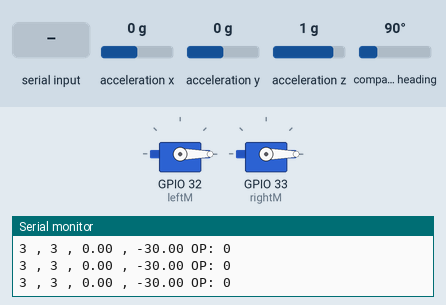
Recording of a sketch running on a simulated ESP32. Shown: 2 × servo, the last lines printed to the serial monitor. Inputs (shaded band) come from the test bench; at power-on: acceleration x 0 g, acceleration y 0 g, acceleration z 1 g, compass heading 90°.

Above: at 1.2 s.
1.3 s: "1" received over the second serial link
At 7.1 s:
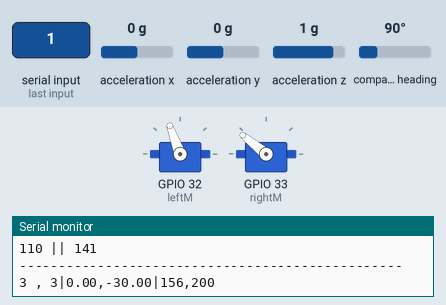
Timing chart, 0 to 8.6 s (numbered marks = the images above; inputs shaded):
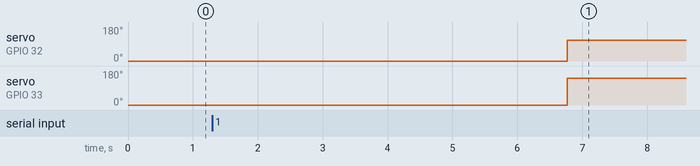

Measured:
- after the input at 1.3 s, servo on GPIO 32 (leftM): 0° → 110° after 5.5 s; servo on GPIO 33 (rightM): 0° → 141° after 5.5 s

The sketch:

BLDC_Test.ino
```cpp
#include <Wire.h>
#include <Adafruit_Sensor.h>
#include <Adafruit_BNO055.h>
#include <utility/imumaths.h>
#include <math.h>
#include <ESP32Servo.h>

#define arming 35
#define leftM 32
#define rightM 33
#define BNO055_SAMPLERATE_DELAY_MS (100)
#define RXD2 16       //RX2 - Radio
#define TXD2 17       //TX2 - Radio
#define HC12 Serial2  //Hardware serial 2 on the ESP32 - Radio


Adafruit_BNO055 myIMU = Adafruit_BNO055();
Servo leftMotor;
Servo rightMotor;
int leftSpeed,rightSpeed,rSpeedMap,lSpeedMap,opMode=0, armSpeed, startup = 0;
double heading,relBearing,bearing = -30;
String message;
String command;

uint8_t sys, gyro, accel, mg=0;


void setup() {

  leftMotor.attach(leftM,1000,2000);
  rightMotor.attach(rightM,1000,2000);
  leftMotor.setPeriodHertz(50);      // Standard 50hz servo
  rightMotor.setPeriodHertz(50);      // Standard 50hz servo

  Serial.begin(115200);
  HC12.begin(115200, SERIAL_8N1, RXD2, TXD2);       //UART2 - Radio @115200 BAUD
  myIMU.begin();
  myIMU.setExtCrystalUse(true);


}
void loop() {

  switch(opMode){
    case 0:
    {
      imu::Vector<3> mag =myIMU.getVector(Adafruit_BNO055::VECTOR_MAGNETOMETER);
      heading = calcHeading(mag.x(),mag.y());
      myIMU.getCalibration(&sys, &gyro, &accel, &mg);

      armSpeed = 0;
      leftMotor.write(armSpeed);
      rightMotor.write(armSpeed);


      armSpeed = 50;
      leftMotor.write(armSpeed);
      rightMotor.write(armSpeed);


      armSpeed = 0;
      leftMotor.write(armSpeed);
      rightMotor.write(armSpeed);

      message = (String)sys + " , " + (String)mg + " , " + (String)heading + " , " + (String)bearing + " OP: " + opMode + "\r\n";
      sendMessage(message);
      getCommand();

      delay(250);


    }
    break;

    case 1:
    {
      imu::Vector<3> mag =myIMU.getVector(Adafruit_BNO055::VECTOR_MAGNETOMETER);

      myIMU.getCalibration(&sys, &gyro, &accel, &mg);

      heading = calcHeading(mag.x(),mag.y());
      relBearing = bearing - heading;
      leftSpeed = calcLeftMotor(relBearing);
      rightSpeed = calcRightMotor(relBearing);

      Serial.print("Bearing: "); Serial.println(bearing);
      Serial.print("Heading: "); Serial.println(heading);
      Serial.print("Relative Bearing: "); Serial.println(relBearing);
      Serial.print("Left Motor Speed: "); Serial.print(leftSpeed); Serial.print(" || Right Motor Speed: "); Serial.println(rightSpeed);
      Serial.println("-------------------------------------------------");
      rSpeedMap = map(rightSpeed, 0, 255, 0, 180);
      lSpeedMap = map(leftSpeed, 0, 255, 0, 180);

      if(startup == 0){
        for(double start = millis(); millis() - start < 5000;){
          leftMotor.write(0);
          rightMotor.write(0);
        }
        startup = 1;
      }


      leftMotor.write(lSpeedMap);
      rightMotor.write(rSpeedMap);

      Serial.print(lSpeedMap);Serial.print(" || "); Serial.println(rSpeedMap);
      Serial.println("-------------------------------------------------");

      message = (String)sys + " , " + (String)mg + "|" + (String)heading + "," + (String)bearing + "|" + leftSpeed + "," + rightSpeed +"\r\n";
      sendMessage(message);
      delay(250);
      getCommand();
    }
    break;
  }


}
void getCommand(){

  while(HC12.available()>0){
    int incoming = HC12.read();
    if (isDigit(incoming)){
      command += (char)incoming;
    }
  }
  Serial.println(command);


  if(command == "1"){
    opMode = 1;
  }
  if(command == "0"){
    opMode = 0;
  }

  command = "";
}


void sendMessage(String message){
  HC12.print(message);
  Serial.print(message);
}

int calcLeftMotor(double relBearing){
  if(relBearing > 0){
    return 200;
  }
  if (relBearing<= -138){
    return 0;
  }
  else{
    return 1.452 * relBearing + 200;
  }
}

int calcRightMotor(double relBearing){
  if(relBearing <= 0){
    return 200;
  }
  if(relBearing >= 138){
    return 0;
  }
  else{
    return -1.452 * relBearing + 200;
  }
}

double calcHeading(int x, int y){
  return (-atan2(x, y) *180 / 3.141592654);
}
```
